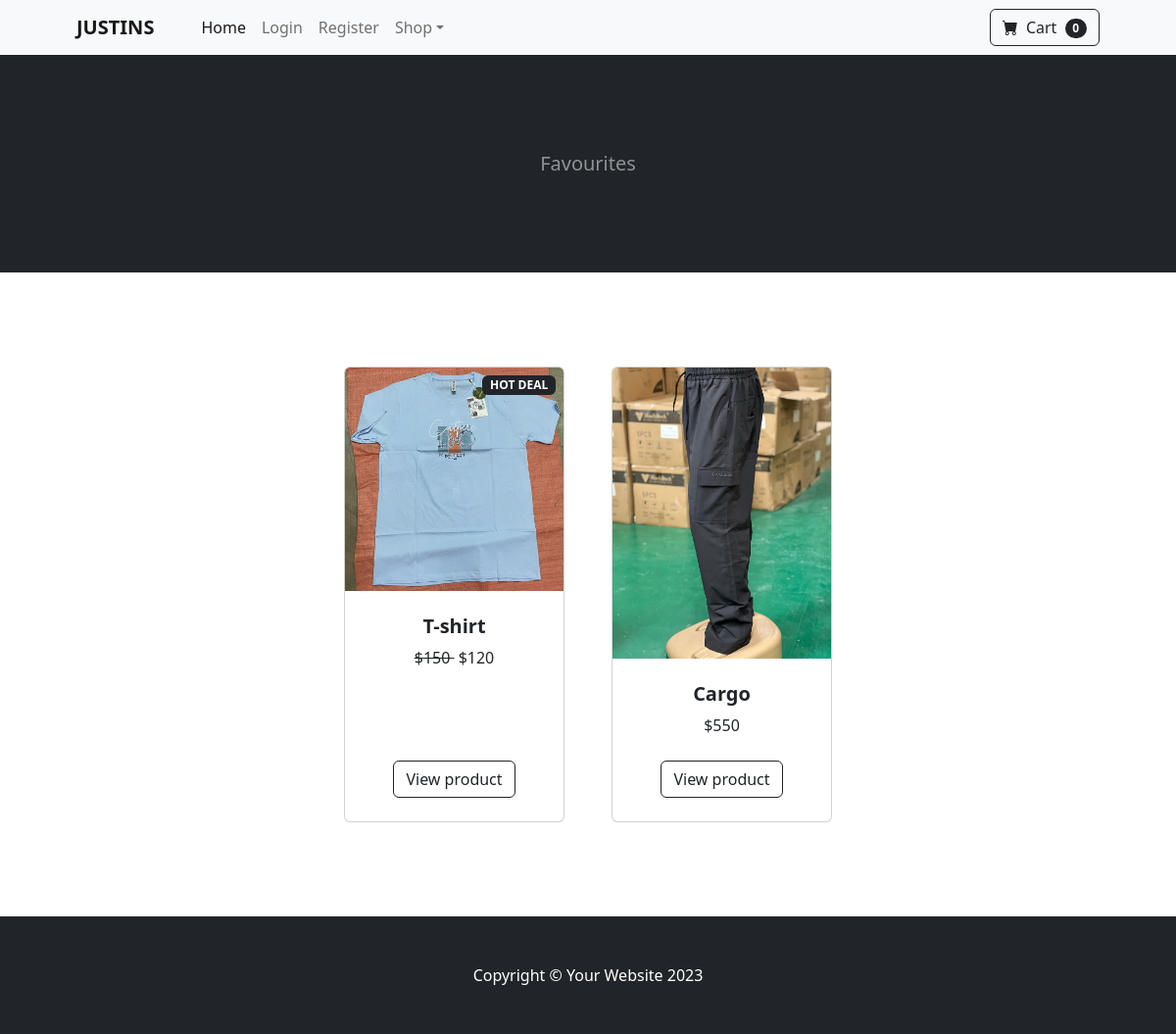
Screenshot of /category/Clothline/ with the database file from the repository.
### store/models.py (models this page shows, shortened)
class Product(models.Model):
    name = models.CharField(max_length=100)
    price = models.IntegerField()
    category = models.ForeignKey(Category, on_delete=models.CASCADE)
    description = models.TextField()
    image = models.ImageField(upload_to='uploads/products/')
    is_sales = models.BooleanField(default=False)
    sales_price = models.IntegerField(default=0)

### store/views.py (the view)
# urls.py: path('category/<str:categoryname>/', views.category, name = 'category'),
def category(request, categoryname):
    categoryname = categoryname.replace('-', ' ')
    try:
        category = Category.objects.get(name=categoryname)
        products = Product.objects.filter(category=category)
        return render(request, 'store/category.html', {'products': products, 'category': category})
    except:
        messages.error(request, "Category does not exist")
        return redirect('store:home')

### cart/cart.py (called while the page is built)
    def __len__(self):
        return len(self.cart)

### cart/context_processors.py (called while the page is built)
def cart(request):
    return {'cart': Cart(request)}

### store/templates/store/category.html (shortened to what this page needs)
{% extends 'store/base.html' %}
{% block content %}
        {% include 'store/navbar.html' %}
        <header class="bg-dark py-5">
            <div class="container px-4 px-lg-5 my-5">
                <div class="text-center text-white">
                    <p class="lead fw-normal text-white-50 mb-0">Favourites</p>
                </div>
            </div>
        </header>
        <section class="py-5">
            <div class="container px-4 px-lg-5 mt-5">
                <div class="row gx-4 gx-lg-5 row-cols-2 row-cols-md-3 row-cols-xl-4 justify-content-center">
                    {% for product in products %}
                        {% if product.is_sales %}
                        <div class="col mb-5">
                            <div class="card h-100">
                                <div class="badge bg-dark text-white position-absolute" style="top: 0.5rem; right: 0.5rem">HOT DEAL</div>
                                <img class="card-img-top" src="{{product.image.url}}" alt="..." />
                                <div class="card-body p-4">
                                    <div class="text-center">
                                        <h5 class="fw-bolder">{{product.name}}</h5>
                                         <strike>
                                            ${{product.price}}
                                         </strike>
                                        &nbsp${{product.sales_price}}
                                    </div>
                                </div>
                                <div class="card-footer p-4 pt-0 border-top-0 bg-transparent">
                                    <div class="text-center"><a class="btn btn-outline-dark mt-auto" href="{% url 'store:product' product.id %}">View product</a></div>
                                </div>
                            </div>
                        </div>
                        {% else %}
                        <div class="col mb-5">
                            <div class="card h-100">
                                <img class="card-img-top" src="{{product.image.url}}" alt="..." />
                                <div class="card-body p-4">
                                    <div class="text-center">
                                        <h5 class="fw-bolder">{{product.name}}</h5>
                                        ${{product.price}}
                                    </div>
                                </div>
                                <div class="card-footer p-4 pt-0 border-top-0 bg-transparent">
                                    <div class="text-center"><a class="btn btn-outline-dark mt-auto" href="{% url 'store:product' product.id %}">View product</a></div>
                                </div>
                            </div>
                        </div>
                        {% endif %}
                    {% endfor %}
                </div>
            </div>
        </section>
        {% endblock %}

### rows the page displays
Product: image (picture), name "T-shirt", price "150", sales_price "120"
Product: image (picture), name "Cargo", price "550"

### other values shown
{{ cart|length }} "0"
